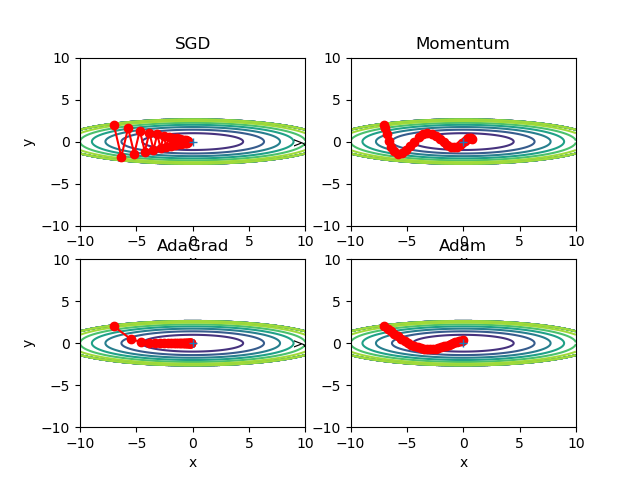

Write the Python code that produced this figure.
# coding: utf-8
import sys, os
sys.path.append(os.pardir)  # 부모 디렉터리의 파일을 가져올 수 있도록 설정
import numpy as np
import matplotlib.pyplot as plt
from collections import OrderedDict
from common.optimizer import *

def f(x, y):
    return x**2 / 20.0 + y**2


def df(x, y):
    return x / 10.0, 2.0*y

init_pos = (-7.0, 2.0)
params = {}
params['x'], params['y'] = init_pos[0], init_pos[1]
grads = {}
grads['x'], grads['y'] = 0, 0

optimizers = OrderedDict()
optimizers["SGD"] = SGD(lr=0.95)
optimizers["Momentum"] = Momentum(lr=0.1)
optimizers["AdaGrad"] = AdaGrad(lr=1.5)
optimizers["Adam"] = Adam(lr=0.3)

idx = 1

for key in optimizers:
    optimizer = optimizers[key]
    x_history = []
    y_history = []
    params['x'], params['y'] = init_pos[0], init_pos[1]

    for i in range(30):
        x_history.append(params['x'])
        y_history.append(params['y'])
        
        grads['x'], grads['y'] = df(params['x'], params['y'])
        optimizer.update(params, grads)


    x = np.arange(-10, 10, 0.01)
    y = np.arange(-5, 5, 0.01)
    
    X, Y = np.meshgrid(x, y) 
    Z = f(X, Y)

    # 외곽선 단순화
    mask = Z > 7
    Z[mask] = 0

    # 그래프 그리기
    plt.subplot(2, 2, idx)
    idx += 1
    plt.plot(x_history, y_history, 'o-', color="red")
    plt.contour(X, Y, Z)
    plt.ylim(-10, 10)
    plt.xlim(-10, 10)
    plt.plot(0, 0, '+')
    #colorbar()
    #spring()
    plt.title(key)
    plt.xlabel("x")
    plt.ylabel("y")
    
plt.show()
plt.savefig('optimizer_compare_naive.png')